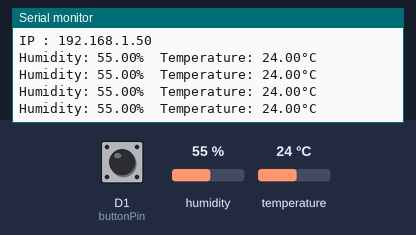
A sketch run on a simulated ESP8266 (NodeMCU). Parts: the last lines printed to the serial monitor. The test bench sets the inputs (shaded band); at power-on: D1 (buttonPin) HIGH, humidity 55 %, temperature 24 °C. WiFi joins after 1.5 s; servers stay silent unless stated.

Above: at 2.8 s.
2.9 s: D1 (buttonPin) pulled LOW for 0.15 s
4.5 s: humidity set to 22 %
6.0 s: temperature set to 12 °C
At 6.04 s:
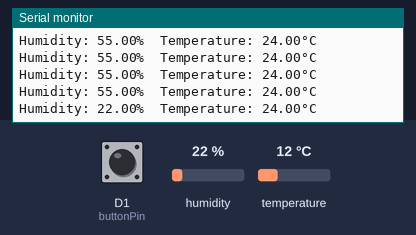
7.5 s: humidity set to 40 %
At 7.79 s:
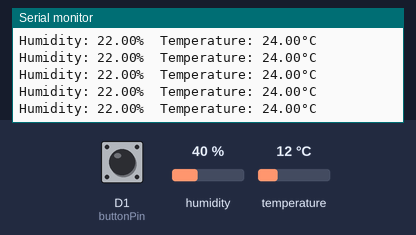
Timing chart, 0 to 10.0 s (numbered marks = the images above; inputs shaded):
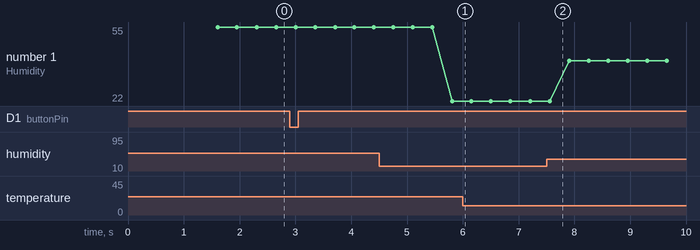

Measured:
- plotted number 1: 55 → 22 after the input at 4.5 s, 22 → 40 after the input at 7.5 s

The sketch:

lab10_2.ino
```cpp
#include <TridentTD_LineNotify.h>
#include "DHT.h"

#define SSID           "Aong"
#define PASSWORD       "12345678"
#define LINE_TOKEN     "D18vF6OmJuCJ71nHFjnfikVgQSTbqmWuIBzy3y52qH2"
#define DHTPIN D2
#define DHTTYPE DHT22
DHT dht(DHTPIN, DHTTYPE);

#define buttonPin D1
bool buttonState;             // the current reading from the input pin
bool lastButtonState = HIGH;
unsigned long lastDebounceTime = 0;  // the last time the output pin was toggled
unsigned long debounceDelay = 20;
float h,t;

void readSw() {
  int reading = digitalRead(buttonPin);
  if (reading != lastButtonState) {
    // reset the debouncing timer
    lastDebounceTime = millis();
  }

  if ((millis() - lastDebounceTime) > debounceDelay) {
    // if the button state has changed:
    if (reading != buttonState) {
      buttonState = reading;
      // only toggle the LED if the new button state is HIGH
      if (buttonState == LOW) {
        Serial.println("กดตุ่ม");
        LINE.notify("NOW \nTemperature : " +String(t) +" °C\n Humidity : "+ String(h) +" %\n");
      }
    }
  }
  lastButtonState = reading;
}

void setup() {
  Serial.begin(115200);
  Serial.println();
  Serial.println(LINE.getVersion());
  pinMode(D1, INPUT_PULLUP);

  WiFi.begin(SSID, PASSWORD);
  Serial.printf("WiFi connecting to %s\n", SSID);
  while (WiFi.status() != WL_CONNECTED) {
    Serial.print(".");
    delay(400);
  }
  Serial.printf("\nWiFi connected\nIP : ");
  Serial.println(WiFi.localIP());
  LINE.setToken(LINE_TOKEN);
  dht.begin();
}


unsigned long present;
unsigned long prevoius = 0;
unsigned long presentLine;
unsigned long prevoiusLine = 0;

void loop() {
  // Wait a few seconds between measurements.
  present = millis();
  readSw();
  if (present - prevoius >= 350) {

    // Reading temperature or humidity takes about 250 milliseconds!
    // Sensor readings may also be up to 2 seconds 'old' (its a very slow sensor)
    h = dht.readHumidity();
    // Read temperature as Celsius (the default)
    t = dht.readTemperature();

    // Check if any reads failed and exit early (to try again).
    if (isnan(h) || isnan(t)) {
      Serial.println(F("Failed to read from DHT sensor!"));
      return;
    }

    Serial.print(F("Humidity: "));
    Serial.print(h);
    Serial.print(F("%  Temperature: "));
    Serial.print(t);
    Serial.println(F("°C "));
    prevoius = present;
  }
  presentLine = millis();
  if (presentLine - prevoiusLine >= 10000) {
    LINE.notify("Auto \nTemperature : " +String(t) +" °C\n Humidity : "+ String(h) +" %\n");
    prevoiusLine = presentLine;
  }
}
```
